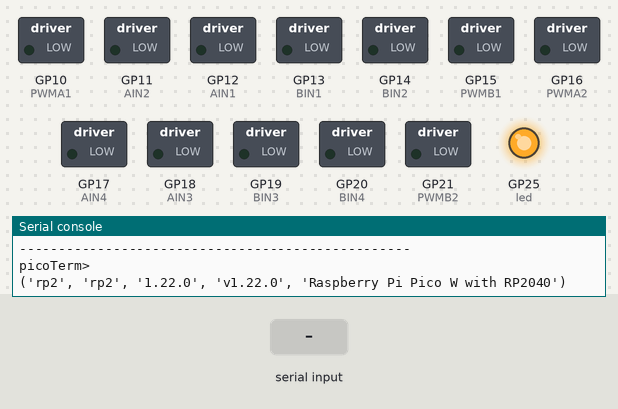
Bench run of a program on a simulated Raspberry Pi Pico running MicroPython. Parts: switched loads named in the program (green lamp = pin HIGH), output pins drawn as LEDs (lit = HIGH), the last lines printed to the serial console. The test bench sets the inputs (shaded band).

Above: at 11.2 s.
11.3 s: "F" received over the second serial link
At 11.6 s:
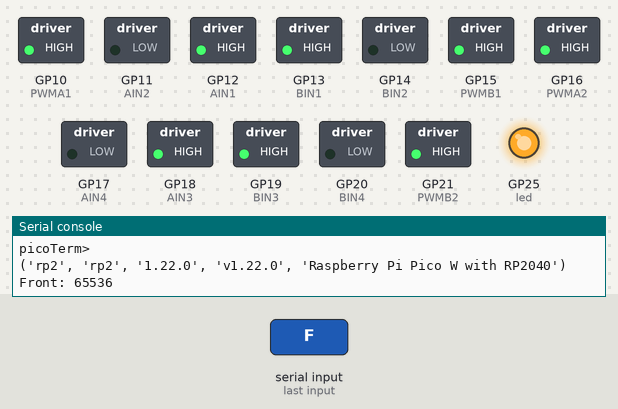
12.8 s: "B" received over the second serial link
At 14.0 s:
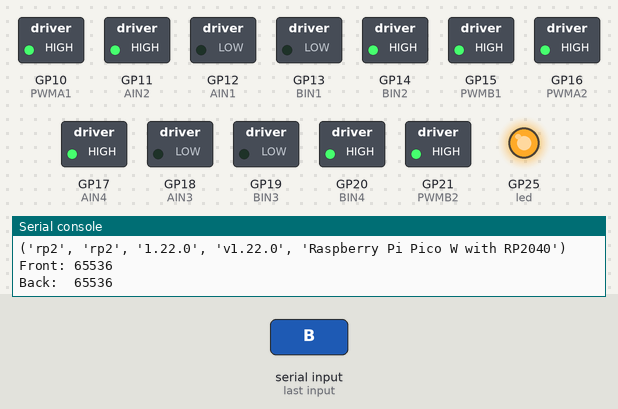
14.3 s: "R" received over the second serial link
At 15.1 s:
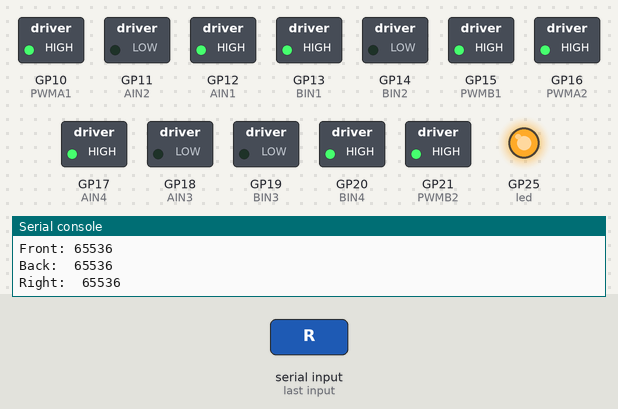
15.8 s: "L" received over the second serial link
At 16.2 s:
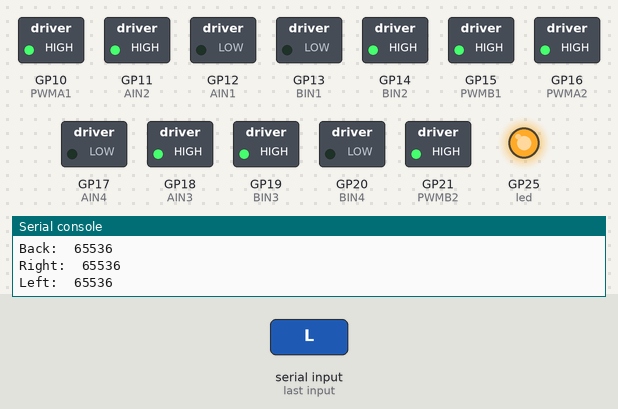
17.3 s: "I" received over the second serial link
At 18.5 s:
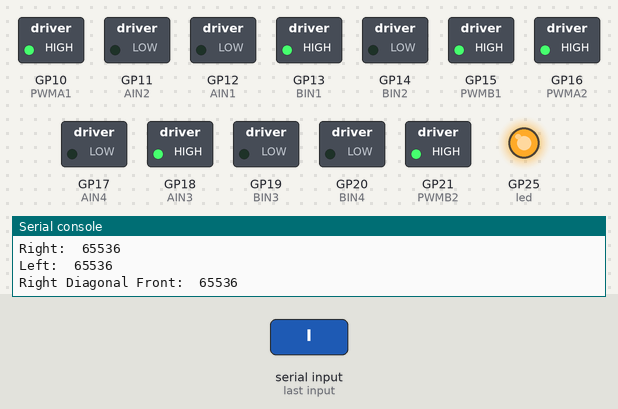
18.8 s: "G" received over the second serial link
At 19.7 s:
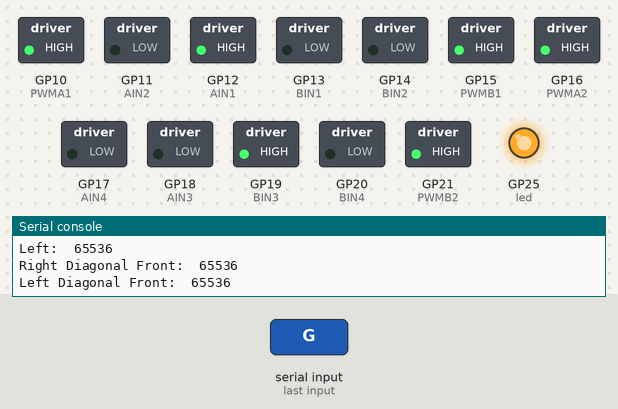
Timing chart, 0 to 21.3 s (numbered marks = the images above; inputs shaded):
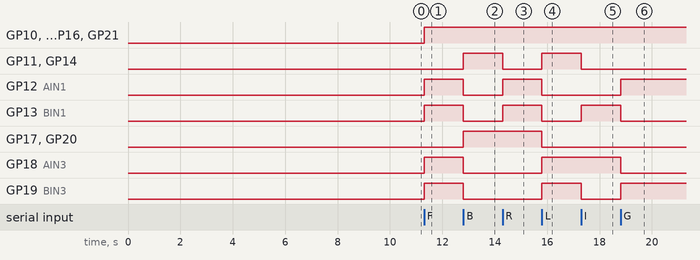

The program:

pythonbot.py
```python
from machine import Pin, PWM, UART
from utime import sleep
import uos

#create the uart connection for bluetooth communication
uart = UART(0, baudrate=9600, tx=Pin(0), rx=Pin(1))

#defining pins
led = Pin(25,Pin.OUT)

PWMA1 = PWM(Pin(10))
AIN2 = Pin(11, Pin.OUT)
AIN1 = Pin(12,Pin.OUT)

BIN1 = Pin(13,Pin.OUT)
BIN2 = Pin(14, Pin.OUT)
PWMB1 = PWM(Pin(15))


PWMA2 = PWM(Pin(16))
AIN4 = Pin(17, Pin.OUT)
AIN3 = Pin(18,Pin.OUT)

BIN3 = Pin(19,Pin.OUT)
BIN4 = Pin(20, Pin.OUT)
PWMB2 = PWM(Pin(21))

#set motor pulse width modulation (PWM) frequency to 1000 cycles/sec
PWMA1.freq(1000)
PWMB1.freq(1000)
PWMA2.freq(1000)
PWMB2.freq(1000)

speed = 65536

def printinfo():
    #Print system name
    print("-"*50)
    print("picoTerm>")
    print(uos.uname())
    led.value(1)
    sleep(10)

def front():
    #led indication
    led.value(1)
    #set motor direction
    AIN1.value(1)
    AIN2.value(0)
    BIN1.value(1)
    BIN2.value(0)
    AIN3.value(1)
    AIN4.value(0)
    BIN3.value(1)
    BIN4.value(0)
    #Applying voltage to the motor using pulse width modulation (PWM)
    PWMA1.duty_u16(speed)               #2^16 = 65536
    PWMB1.duty_u16(speed)
    PWMA2.duty_u16(speed)
    PWMB2.duty_u16(speed)

def back():
    #led indication
    led.value(1)
    #set motor direction
    AIN1.value(0)
    AIN2.value(1)
    BIN1.value(0)
    BIN2.value(1)
    AIN3.value(0)
    AIN4.value(1)
    BIN3.value(0)
    BIN4.value(1)
    #Applying voltage to the motor using pulse width modulation (PWM)
    PWMA1.duty_u16(speed)
    PWMB1.duty_u16(speed)
    PWMA2.duty_u16(speed)
    PWMB2.duty_u16(speed)

def left():
    #led indication
    led.value(1)
    #set motor direction
    AIN1.value(0)
    AIN2.value(1)
    BIN1.value(0)
    BIN2.value(1)
    AIN3.value(1)
    AIN4.value(0)
    BIN3.value(1)
    BIN4.value(0)
    #Applying voltage to the motor using pulse width modulation (PWM)
    PWMA1.duty_u16(speed)
    PWMB1.duty_u16(speed)
    PWMA2.duty_u16(speed)
    PWMB2.duty_u16(speed)

def right():
    #led indication
    led.value(1)
    #set motor direction
    AIN1.value(1)
    AIN2.value(0)
    BIN1.value(1)
    BIN2.value(0)
    AIN3.value(0)
    AIN4.value(1)
    BIN3.value(0)
    BIN4.value(1)
    #Applying voltage to the motor using pulse width modulation (PWM)
    PWMA1.duty_u16(speed)
    PWMB1.duty_u16(speed)
    PWMA2.duty_u16(speed)
    PWMB2.duty_u16(speed)

def leftShift():
    #led indication
    led.value(1)
    #set motor direction
    AIN1.value(0)
    AIN2.value(1)
    BIN1.value(1)
    BIN2.value(0)
    AIN3.value(1)
    AIN4.value(0)
    BIN3.value(0)
    BIN4.value(1)
    #Applying voltage to the motor using pulse width modulation (PWM)
    PWMA1.duty_u16(speed)
    PWMB1.duty_u16(speed)
    PWMA2.duty_u16(speed)
    PWMB2.duty_u16(speed)

def rightShift():
    #led indication
    led.value(1)
    #set motor direction
    AIN1.value(1)
    AIN2.value(0)
    BIN1.value(0)
    BIN2.value(1)
    AIN3.value(0)
    AIN4.value(1)
    BIN3.value(1)
    BIN4.value(0)
    #Applying voltage to the motor using pulse width modulation (PWM)
    PWMA1.duty_u16(speed)
    PWMB1.duty_u16(speed)
    PWMA2.duty_u16(speed)
    PWMB2.duty_u16(speed)

def leftDiagonalFront():
    #led indication
    led.value(1)
    #set motor direction
    AIN1.value(1)
    AIN2.value(0)
    BIN1.value(0)
    BIN2.value(0)
    AIN3.value(0)
    AIN4.value(0)
    BIN3.value(1)
    BIN4.value(0)
    #Applying voltage to the motor using pulse width modulation (PWM)
    PWMA1.duty_u16(speed)
    PWMB1.duty_u16(speed)
    PWMA2.duty_u16(speed)
    PWMB2.duty_u16(speed)

def rightDiagonalFront():
    #led indication
    led.value(1)
    #set motor direction
    AIN1.value(0)
    AIN2.value(0)
    BIN1.value(1)
    BIN2.value(0)
    AIN3.value(1)
    AIN4.value(0)
    BIN3.value(0)
    BIN4.value(0)
    #Applying voltage to the motor using pulse width modulation (PWM)
    PWMA1.duty_u16(speed)
    PWMB1.duty_u16(speed)
    PWMA2.duty_u16(speed)
    PWMB2.duty_u16(speed)

def leftDiagonalBack():
    #led indication
    led.value(1)
    #set motor direction
    AIN1.value(0)
    AIN2.value(1)
    BIN1.value(0)
    BIN2.value(0)
    AIN3.value(0)
    AIN4.value(0)
    BIN3.value(0)
    BIN4.value(1)
    #Applying voltage to the motor using pulse width modulation (PWM)
    PWMA1.duty_u16(speed)
    PWMB1.duty_u16(speed)
    PWMA2.duty_u16(speed)
    PWMB2.duty_u16(speed)

def rightDiagonalBack():
    #led indication
    led.value(1)
    #set motor direction
    AIN1.value(0)
    AIN2.value(0)
    BIN1.value(0)
    BIN2.value(1)
    AIN3.value(0)
    AIN4.value(1)
    BIN3.value(0)
    BIN4.value(0)
    #Applying voltage to the motor using pulse width modulation (PWM)
    PWMA1.duty_u16(speed)
    PWMB1.duty_u16(speed)
    PWMA2.duty_u16(speed)
    PWMB2.duty_u16(speed)


def stop():
    #led indication
    led.value(0)
    #set motor direction
    AIN1.value(0)
    AIN2.value(0)
    BIN1.value(0)
    BIN2.value(0)
    AIN3.value(0)
    AIN4.value(0)
    BIN3.value(0)
    BIN4.value(0)
    led.value(0)
    #Applying voltage to the motor using pulse width modulation (PWM)
    PWMA1.duty_u16(0)
    PWMB1.duty_u16(0)
    PWMA2.duty_u16(0)
    PWMB2.duty_u16(0)

def main():
    printinfo()               #printing the board details
    global speed               #To access the global speed variable
    while True:
        if uart.any():       #Checking if data available
            data = uart.read()#Getting data
            if('F' in data):   #Front
                front()
                print("Front:",speed)
            elif('B' in data): #Back
                back()
                print("Back: ",speed)
            elif('R' in data): #Right
                right()
                print("Right: ",speed)
            elif('L' in data): #Left
                left()
                print("Left: ",speed)
            elif('I' in data): #Right Diagonal Front
                rightDiagonalFront()
                print("Right Diagonal Front: ",speed)
            elif('G' in data): #Left Diagonal Front
                leftDiagonalFront()
                print("Left Diagonal Front: ",speed)
            elif('H' in data): #Left Diagonal Back
                leftDiagonalBack()
                print("Left Diagonal Back: ",speed)
            elif('J' in data): #Right Diagonal Back
                rightDiagonalBack()
                print("Right Diagonal Back: ",speed)
            elif('W' in data): #Left shift
                leftShift()
                print("Left Shift: ",speed)
            elif('U' in data): #Right shift
                rightShift()
                print("Right Shift: ",speed)
            #speed is between 0-65536 as it has 16 bit pwm registers so 2^16 = 65536
            elif('0' in data): #speed = 115
                speed = 0
            elif('1' in data): #speed = 130
                speed = 6553
            elif('2' in data): #speed = 143
                speed = 13107
            elif('3' in data): #speed = 157
                speed = 19660
            elif('4' in data): #speed = 170
                speed = 26214
            elif('5' in data): #speed = 185
                speed = 32768
            elif('6' in data): #speed = 200
                speed = 39321
            elif('7' in data): #speed = 213
                speed = 45875
            elif('8' in data): #speed = 227
                speed = 52428
            elif('9' in data): #speed = 240
                speed = 58982
            elif('q' in data): #speed = 255
                speed = 65536
            else:
                stop()    #Stop
                print("Stop: ",speed)

if __name__=='__main__':
    main()
```

Measured:
- after the input at 11.3 s, GP10 (PWMA1), GP12 (AIN1), GP13 (BIN1), GP15 (PWMB1), GP16 (PWMA2), GP18 (AIN3), GP19 (BIN3), GP21 (PWMB2): LOW → HIGH at once
- after the input at 12.8 s, GP11 (AIN2), GP14 (BIN2), GP17 (AIN4), GP20 (BIN4): LOW → HIGH at once; GP12 (AIN1), GP13 (BIN1), GP18 (AIN3), GP19 (BIN3): HIGH → LOW at once
- after the input at 14.3 s, GP11 (AIN2), GP14 (BIN2): HIGH → LOW at once; GP12 (AIN1), GP13 (BIN1): LOW → HIGH at once
- after the input at 15.8 s, GP11 (AIN2), GP14 (BIN2), GP18 (AIN3), GP19 (BIN3): LOW → HIGH at once; GP12 (AIN1), GP13 (BIN1), GP17 (AIN4), GP20 (BIN4): HIGH → LOW at once
- after the input at 17.3 s, GP11 (AIN2), GP14 (BIN2), GP19 (BIN3): HIGH → LOW at once; GP13 (BIN1): LOW → HIGH at once
- after the input at 18.8 s, GP12 (AIN1), GP19 (BIN3): LOW → HIGH at once; GP13 (BIN1), GP18 (AIN3): HIGH → LOW at once
